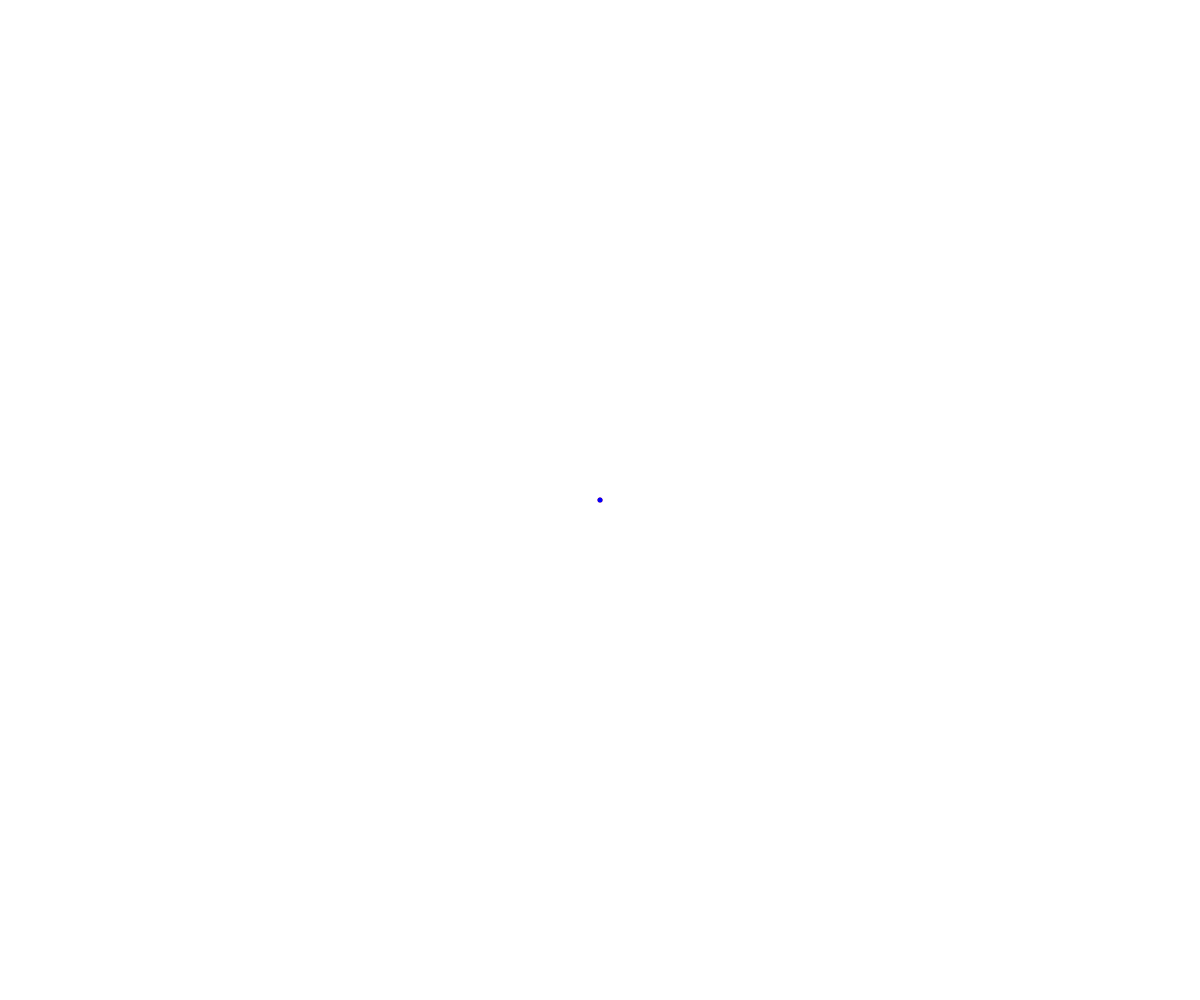
Frame 1 (no input)
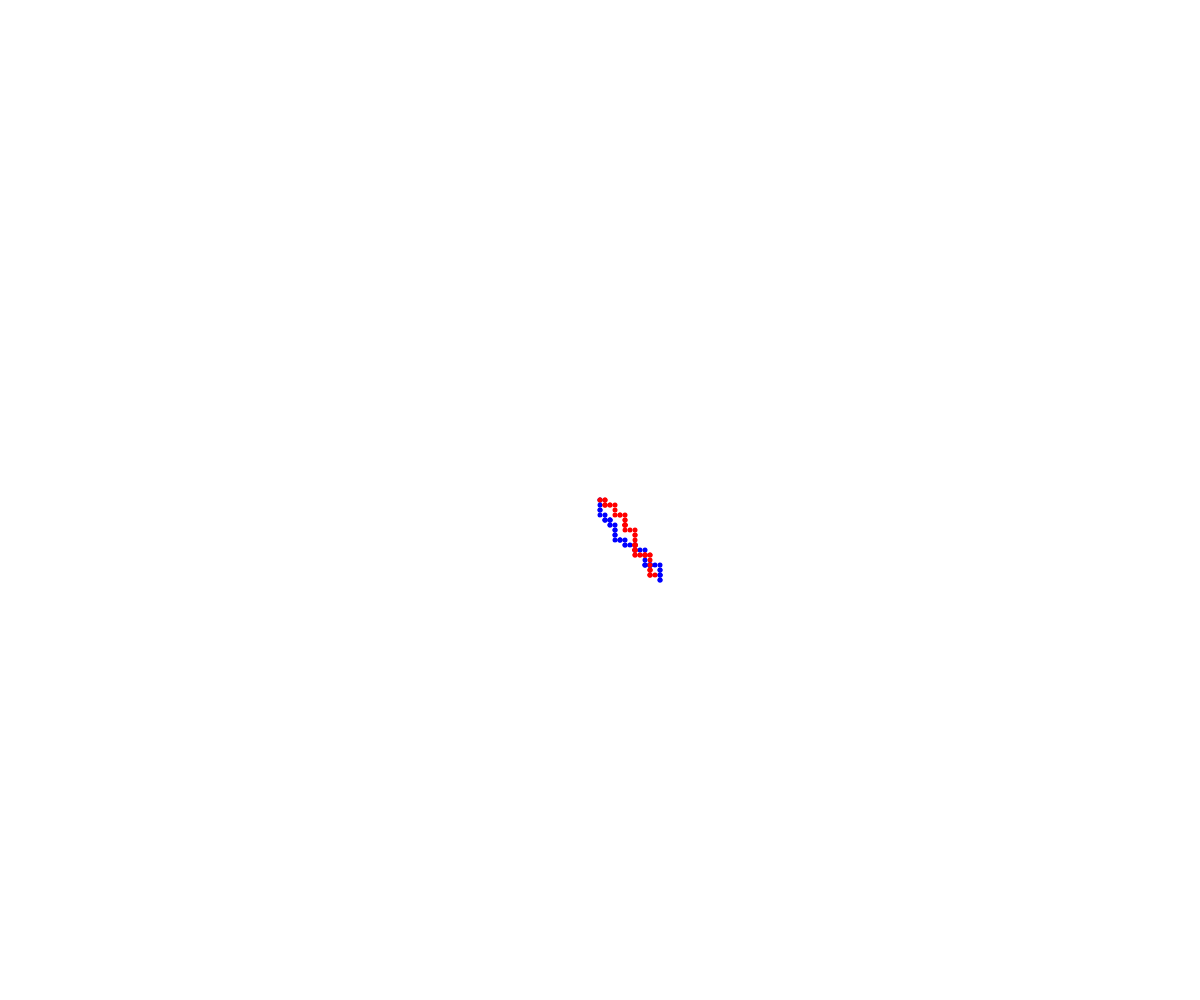
Frame 60 (no input)
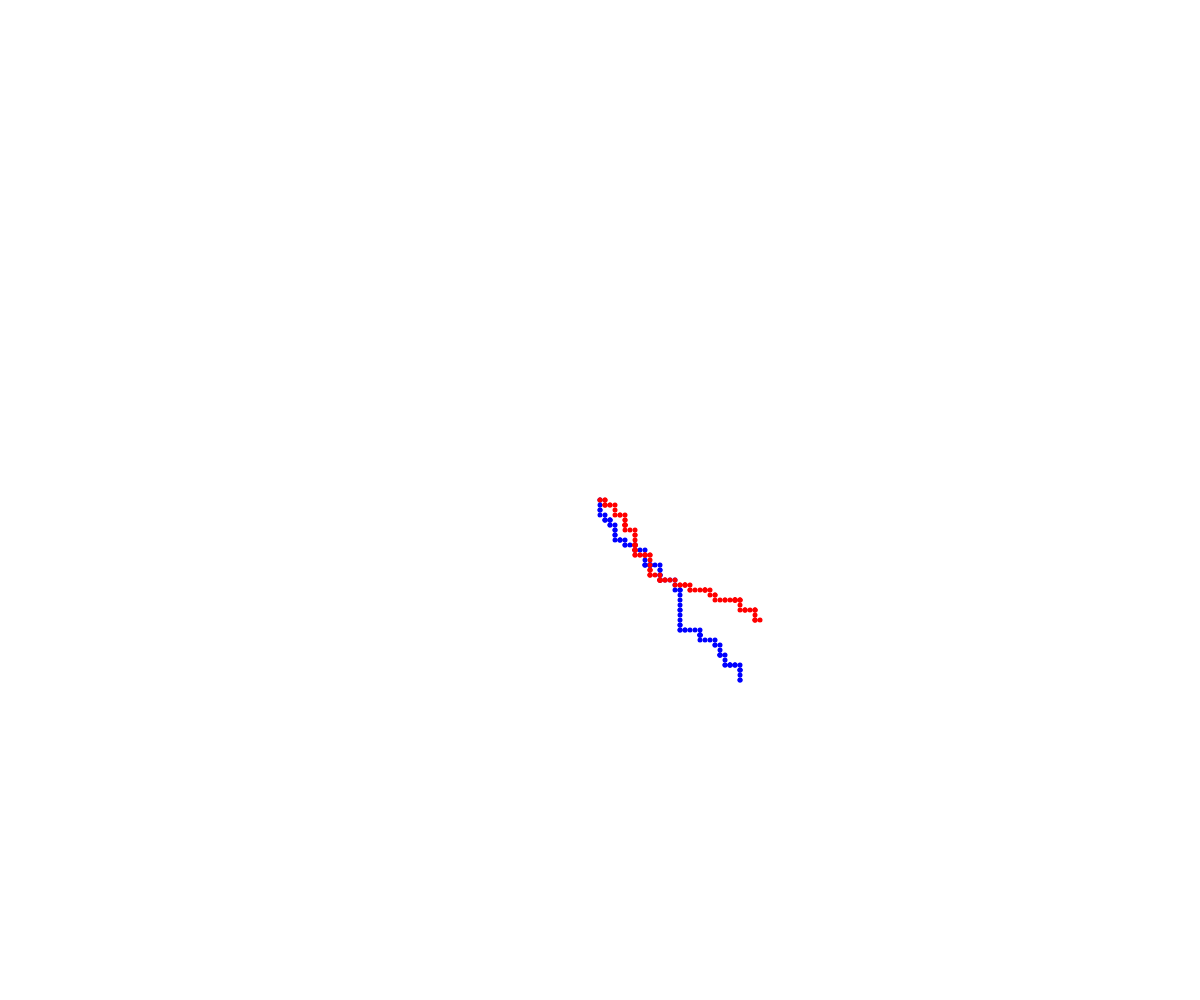
Frame 120 (the mouse pressed at the canvas centre since frame 60)

The p5.js sketch that drew these frames (run headless with seeded random() and noise() and a simulated clock; from frame 60 on, the mouse is pressed at the canvas centre):

// p5.js sketch
// ── sketch.js
// OOP walker demo


class Walker {
  constructor(x,y){
    this.x = x;
    this.y = y;
    this.color = "red";
    this.speed = 5;
    this.size = 5;
  }

  display(){
    noStroke();
    fill(this.color);
    circle(this.x, this.y, this.size);
  }

  move() {
    let choice = random(100);
    if (choice < 25) {
      //up
      this.y -= this.speed;
    }
    if (choice < 50) {
      //down
      this.y += this.speed;
    }
    if (choice < 75) {
      //left
      this.x -= this.speed;
    }
    if (choice < 100) {
      //right
      this.x += this.speed;
    }
  }
}

let kevin;
let wasi;

function setup() {
  createCanvas(windowWidth, windowHeight);
  kevin = new Walker(width/2,height/2);
  wasi = new Walker(width/2,height/2);
  wasi.color = "blue";
}

function draw() {
  kevin.move();
  kevin.display();
  wasi.move();
  wasi.display();
}
